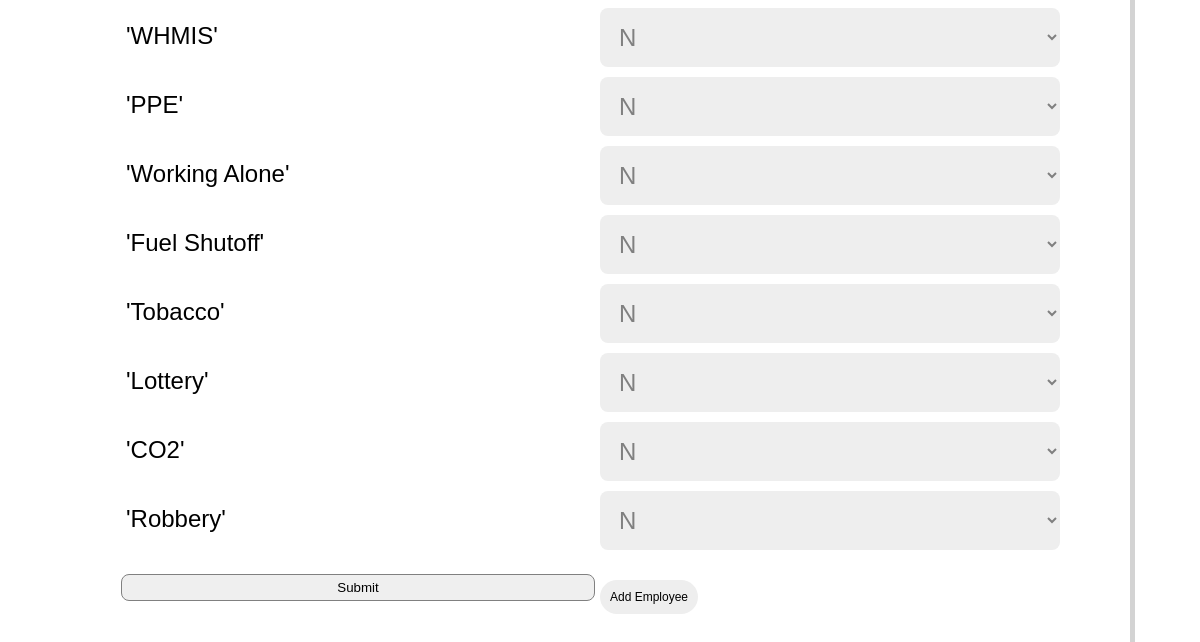
The page /hr (signed in, lower part) on the database as committed earlier.
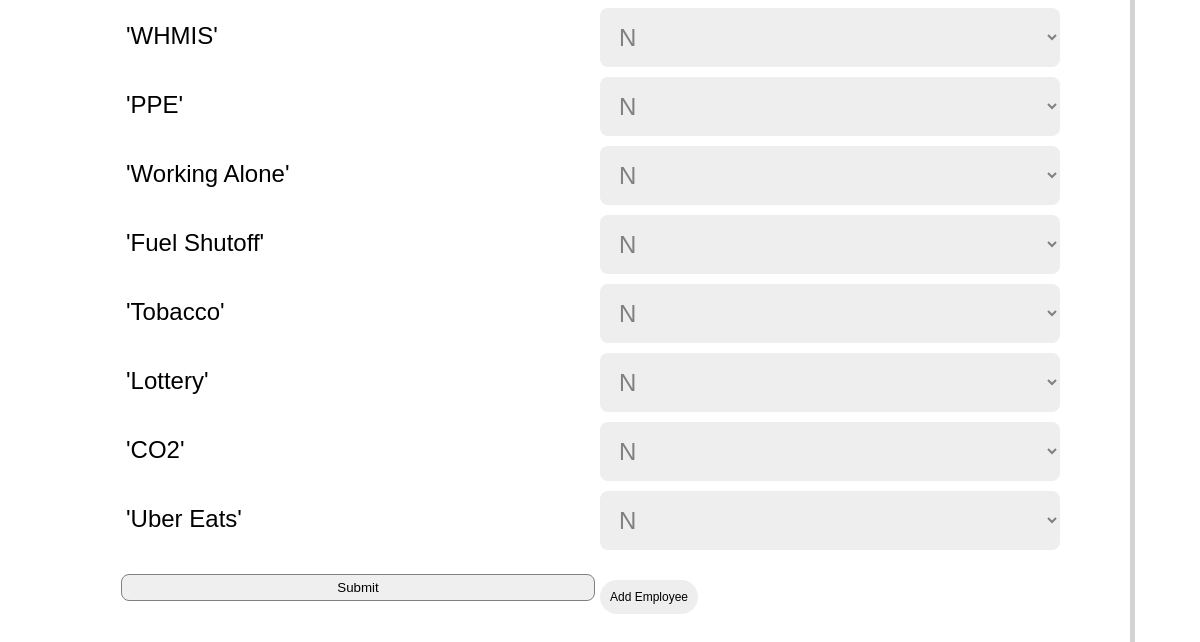
The same page on the database as committed later.
### flaskblog/__init__.py (models this page shows)
class Course(db.Model):
    id = db.Column(db.Integer(), primary_key=True)
    name = db.Column(db.String(100), nullable=False)
    def __str__(self):
        return '%r' % (self.name)

### flaskblog/routes.py (the view, shortened to what this page needs)
@app.route("/hr", methods=['GET', 'POST'])
@login_required
def hr():
    form = EmployeeForm()
    course = Course.query.all()
    print(form.errors.items())
    return render_template('employee.html', title='Employee Information', form=form, course=course)

### flaskblog/__init__.py (called while the page is built)
    def __repr__(self):
        return '%r' % (self.number)

### flaskblog/forms.py (called while the page is built)
def storelist():
    return Store.query.order_by('number')

### flaskblog/templates/employee.html (shortened to what this page needs)
{% extends "layout.html" %}
{% block content%}
    <div   class="form-container">
    <form method = "POST" action  = "" enctype="multipart/form-data" class = "form-hrinfo">
         <div>  {{ form.hrpicture(class = "form")}}
        </div>
         {% for course in course %}
            <div class = "formtitle"> {{  course }}  </div>
             <select class="form"name = "completed">
                <option value = "n">N</option>
            </select>
            {% endfor %}
            <button type = "submit" class = "button">Submit </button>
            <div>
            {{form.submit(class_="hrbutton")}}
            </div>
    </form>
</div>
{% endblock content %}

### flaskblog/templates/layout.html (shortened to what this page needs)
<!DOCTYPE html>
<html lang="en">
  <head>
   <link rel="stylesheet" href="https://cdnjs.cloudflare.com/ajax/libs/font-awesome/5.12.0/css/all.min.css" />
   <link rel = "stylesheet" href="/static/main.css">
  </head>
  <body>
            <main role="main" class="container">
                    {% block content %}{% endblock %}
              </main>
  </body>
</html>

### flaskblog/static/main.css (style rules this page uses)
* { box-sizing: border-box; margin: 0; padding: 0; }
body { font-family: 'Seqoe UI', Verdana, Geneva, Tahoma, sans-serif; background: white; color: #000; font-size: 16px; line-height: 1.5; }
.container { width: 100%; max-width: 1100px; margin: auto; }
.form-container { display: grid; position: center; padding-top: 30px; padding-bottom: 50px; margin-right: 20px; margin-left: 20px; height: 100%; box-shadow: 5px 5px lightgray; border-radius: 15px; }
.form-hrinfo { display: grid; grid-template-columns: repeat(2,1fr); margin: auto; justify-content: center; align-items: center; padding: 15px 15px 15px 15px; }
.form { background: #eee; color: grey; margin-bottom: 10px; border: none; width: 95%; padding: 15px 15px 15px 15px; border-radius: 8px; font-size: 24px; }
.formtitle { height: 10px; font-size: 24px; text-align: left; color: black; padding-bottom: 50px; padding-left: 10px; }
.hrbutton { align-items: center; border-radius: 20px; border: none; background: #eee; font-size: 12px; padding: 10px 10px; margin-top: 20px; }
.button { border: 1px solid grey; border-radius: 8px; padding: 5px; padding-right: 5px; padding-left: 5px; margin-right: 5px; margin-left: 5px; }

Rows that differ between the two databases and show on the page:
changed Course: name "'Robbery'" → "'Uber Eats'"
